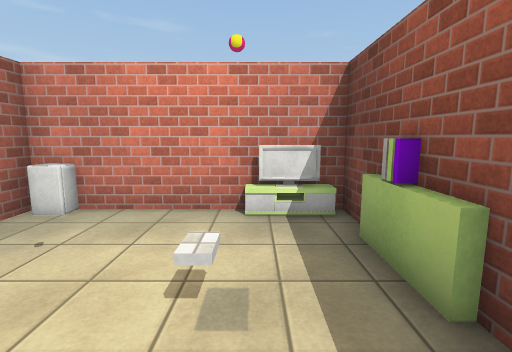
View 1 (above)

16 first-person views from a walk through a Unity game level. The camera is 1.5 m above the floor, tilts 8° down and sees 85° across. The floor is counted in squares, 1 m on a side. Each view is taken from the middle of a square. On the plan, view 1 faces up. The plan holds only what a view shows up to about 14 squares ahead; the rest is blank. The place goes on beyond the plan. The player is left out. Door leaves are left out, so doorways stand open. Some surface patterns are stand-ins.

View 2
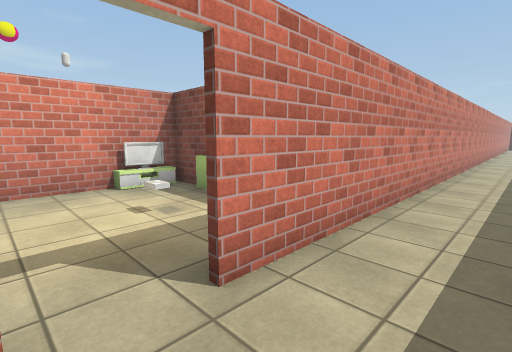

View 3
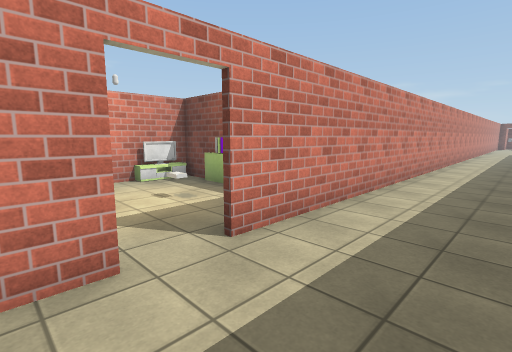

View 4
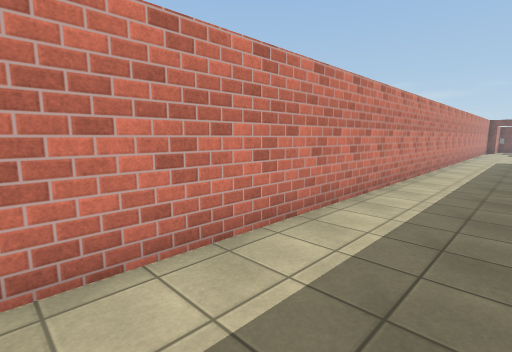

View 5
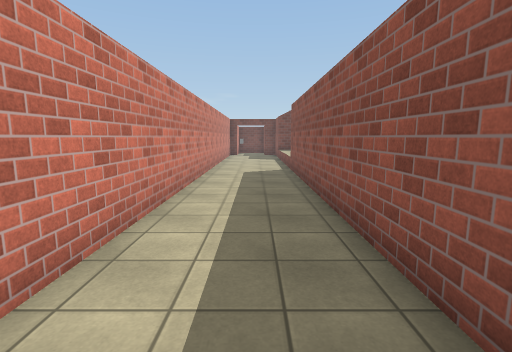

View 6
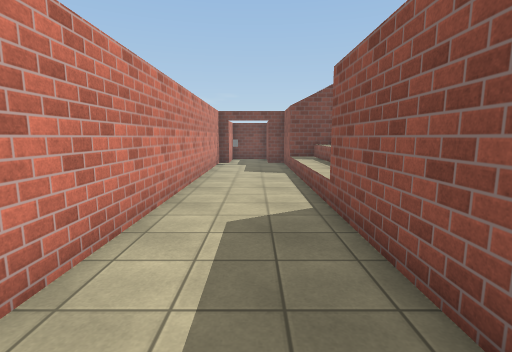

View 7
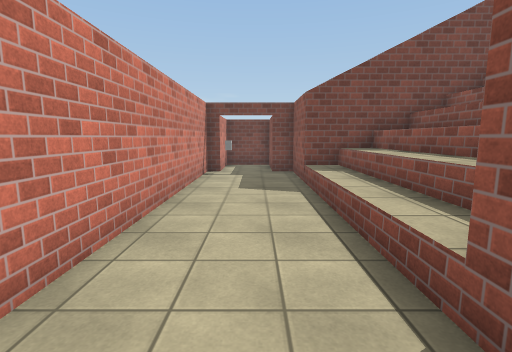

View 8
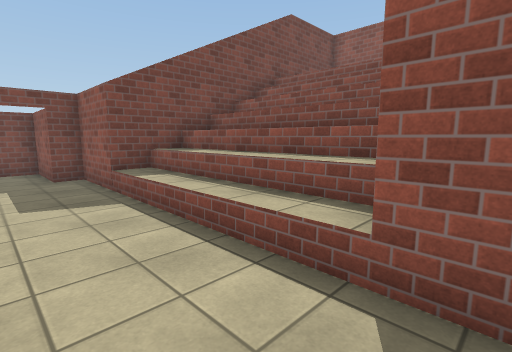

View 9
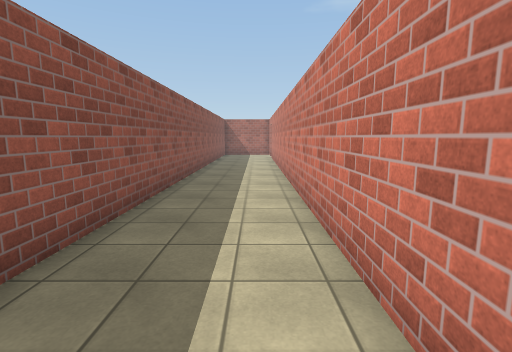

View 10
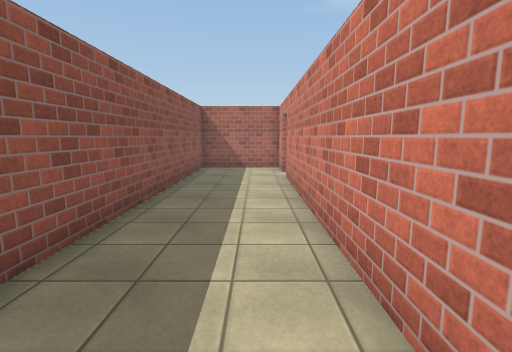

View 11
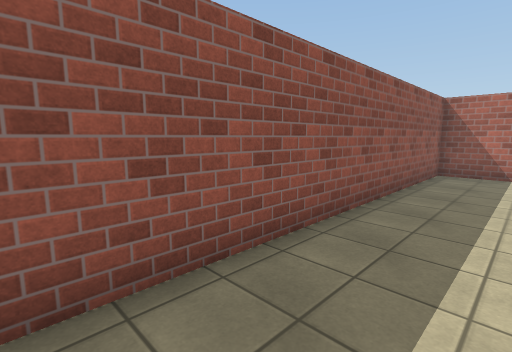

View 12
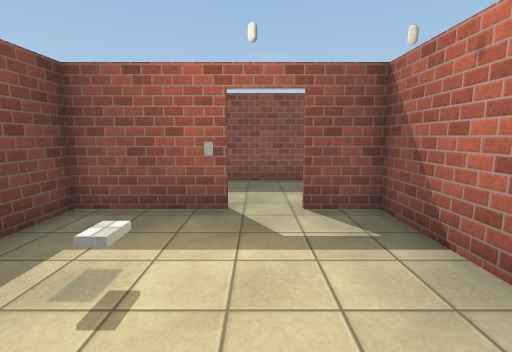

View 13
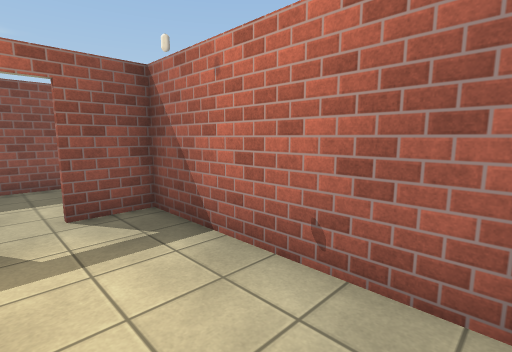

View 14
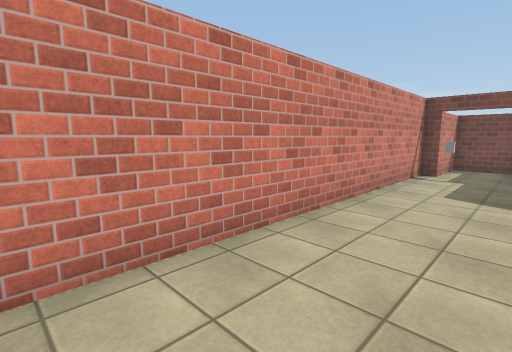

View 15
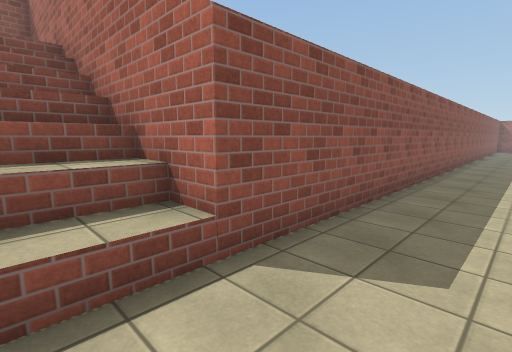

View 16
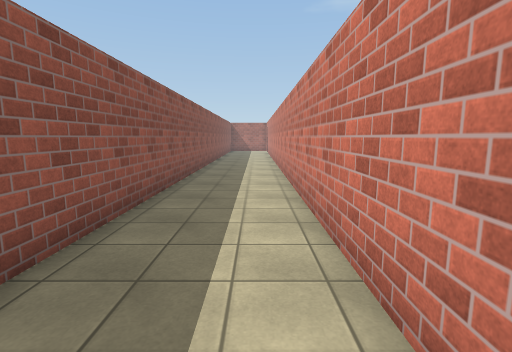

### Floor plan
Key: @ floor where view 1 was taken; # wall or solid block; x gap in a wall; . floor; D open door; = window, fence, low wall or low ledge; ^ raised ledge; T TV; B bookshelf.
Columns run from 5 left of view 1 to 41 right of it. Each row starts with its distance up from view 1.
  6 ######T#
  5 #=.....#
  4 #......#
  3 #......B
  2 #...==.#
  1 #......#
  0 #....@.#
 -1 ##DD###########################################
 -2 #..........................................D  #
 -3 #..........................................D  #
 -4 #..........................................####
 -5 #################################x^^^^^^^###
 -6                                  ^^^^^^^^
 -7                                  ^^^^^^^^

Positions as (right, up) in squares from view 1, and headings:
1: (0, 0), facing up
2: (-3, -3), facing up-right
3: (-4, -4), facing up-right
4: (6, -4), facing up-right
5: (15, -3), facing right
6: (22, -3), facing right
7: (26, -3), facing right
8: (27, -2), facing down-right
9: (19, -2), facing left
10: (9, -2), facing left
11: (8, -2), facing down-left
12: (-2, 5), facing down
13: (-2, 5), facing down-left
14: (26, -4), facing up-right
15: (30, -2), facing down-left
16: (25, -2), facing left
